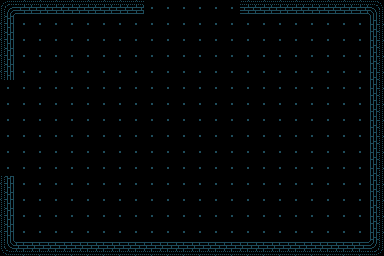

A level layout from a 2D game, rendered from its tile map. Below: a short description, then the map file with its tile-grid data intact:
An orthogonal 24x16 tile map with 16x16 px tiles, 2 tile layers (Floor, Walls).

<map version="1.4" tiledversion="1.4.3" orientation="orthogonal" renderorder="right-down" width="24" height="16" tilewidth="16" tileheight="16" infinite="0" nextlayerid="3" nextobjectid="1">
 <tileset firstgid="1" source="../../Floor.tsx" />
 <layer id="1" name="Floor" width="24" height="16">
  <data encoding="csv">
1,1,1,1,1,1,1,1,1,1,1,1,1,1,1,1,1,1,1,1,1,1,1,1,
1,1,1,1,1,1,1,1,1,1,1,1,1,1,1,1,1,1,1,1,1,1,1,1,
1,1,1,1,1,1,1,1,1,1,1,1,1,1,1,1,1,1,1,1,1,1,1,1,
1,1,1,1,1,1,1,1,1,1,1,1,1,1,1,1,1,1,1,1,1,1,1,1,
1,1,1,1,1,1,1,1,1,1,1,1,1,1,1,1,1,1,1,1,1,1,1,1,
1,1,1,1,1,1,1,1,1,1,1,1,1,1,1,1,1,1,1,1,1,1,1,1,
1,1,1,1,1,1,1,1,1,1,1,1,1,1,1,1,1,1,1,1,1,1,1,1,
1,1,1,1,1,1,1,1,1,1,1,1,1,1,1,1,1,1,1,1,1,1,1,1,
1,1,1,1,1,1,1,1,1,1,1,1,1,1,1,1,1,1,1,1,1,1,1,1,
1,1,1,1,1,1,1,1,1,1,1,1,1,1,1,1,1,1,1,1,1,1,1,1,
1,1,1,1,1,1,1,1,1,1,1,1,1,1,1,1,1,1,1,1,1,1,1,1,
1,1,1,1,1,1,1,1,1,1,1,1,1,1,1,1,1,1,1,1,1,1,1,1,
1,1,1,1,1,1,1,1,1,1,1,1,1,1,1,1,1,1,1,1,1,1,1,1,
1,1,1,1,1,1,1,1,1,1,1,1,1,1,1,1,1,1,1,1,1,1,1,1,
1,1,1,1,1,1,1,1,1,1,1,1,1,1,1,1,1,1,1,1,1,1,1,1,
1,1,1,1,1,1,1,1,1,1,1,1,1,1,1,1,1,1,1,1,1,1,1,1
</data>
 </layer>
 <layer id="2" name="Walls" width="24" height="16">
  <data encoding="csv">
50,21,21,21,21,21,21,21,21,0,0,0,0,0,0,21,21,21,21,21,21,21,21,49,
35,0,0,0,0,0,0,0,0,0,0,0,0,0,0,0,0,0,0,0,0,0,0,34,
35,0,0,0,0,0,0,0,0,0,0,0,0,0,0,0,0,0,0,0,0,0,0,34,
35,0,0,0,0,0,0,0,0,0,0,0,0,0,0,0,0,0,0,0,0,0,0,34,
35,0,0,0,0,0,0,0,0,0,0,0,0,0,0,0,0,0,0,0,0,0,0,34,
0,0,0,0,0,0,0,0,0,0,0,0,0,0,0,0,0,0,0,0,0,0,0,34,
0,0,0,0,0,0,0,0,0,0,0,0,0,0,0,0,0,0,0,0,0,0,0,34,
0,0,0,0,0,0,0,0,0,0,0,0,0,0,0,0,0,0,0,0,0,0,0,34,
0,0,0,0,0,0,0,0,0,0,0,0,0,0,0,0,0,0,0,0,0,0,0,34,
0,0,0,0,0,0,0,0,0,0,0,0,0,0,0,0,0,0,0,0,0,0,0,34,
0,0,0,0,0,0,0,0,0,0,0,0,0,0,0,0,0,0,0,0,0,0,0,34,
35,0,0,0,0,0,0,0,0,0,0,0,0,0,0,0,0,0,0,0,0,0,0,34,
35,0,0,0,0,0,0,0,0,0,0,0,0,0,0,0,0,0,0,0,0,0,0,34,
35,0,0,0,0,0,0,0,0,0,0,0,0,0,0,0,0,0,0,0,0,0,0,34,
35,0,0,0,0,0,0,0,0,0,0,0,0,0,0,0,0,0,0,0,0,0,0,34,
37,33,33,33,33,33,33,33,33,33,33,33,33,33,33,33,33,33,33,33,33,33,33,36
</data>
 </layer>
</map>
